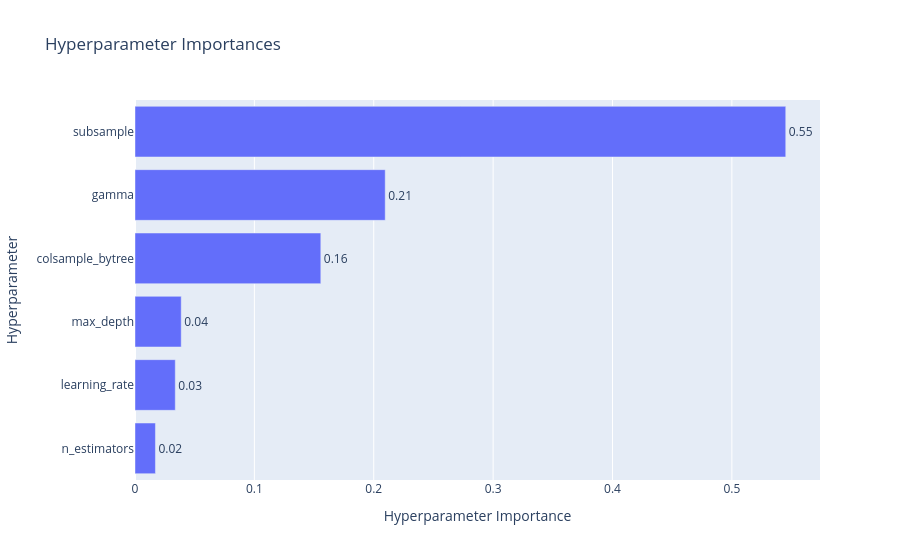
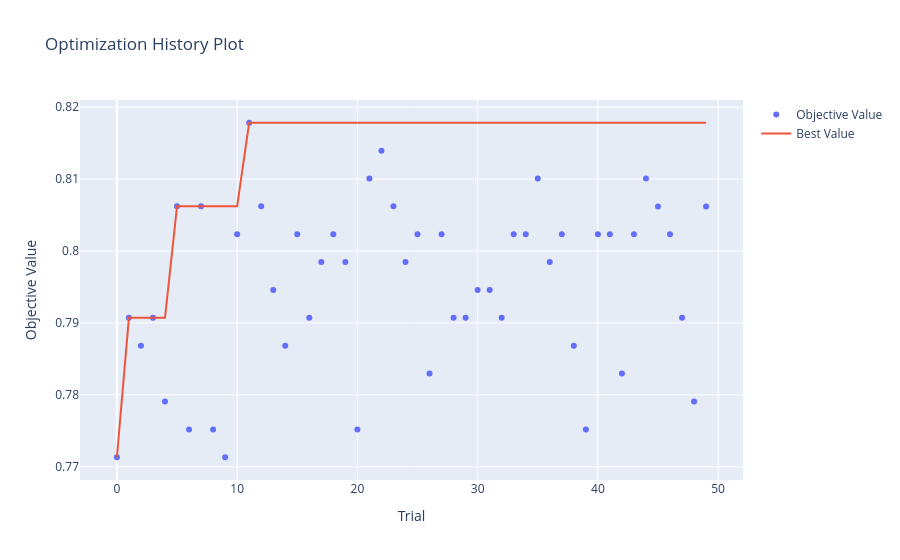

These figures' notebook cell, in order:
### Code cell
import optuna
fig = optuna.visualization.plot_param_importances(experimento_2.study)
fig.show()

fig = optuna.visualization.plot_optimization_history(experimento_2.study)
fig.show()

### Figure 1 — Plotly figure (JSON) as saved in the notebook; plotly's stock layout.template omitted (floating-point values rounded to 4 significant figures)
{"data": [{"cliponaxis": false, "hovertemplate": ["n_estimators (IntDistribution): 0.01712557325478553<extra></extra>", "learning_rate (FloatDistribution): 0.033743380736929326<extra></extra>", "max_depth (IntDistribution): 0.03871826175238177<extra></extra>", "colsample_bytree (FloatDistribution): 0.1556580898250461<extra></extra>", "gamma (FloatDistribution): 0.2096103502877826<extra></extra>", "subsample (FloatDistribution): 0.5451443441430746<extra></extra>"], "name": "Objective Value", "orientation": "h", "text": ["0.02", "0.03", "0.04", "0.16", "0.21", "0.55"], "textposition": "outside", "type": "bar", "x": [0.01713, 0.03374, 0.03872, 0.1557, 0.2096, 0.5451], "y": ["n_estimators", "learning_rate", "max_depth", "colsample_bytree", "gamma", "subsample"]}], "layout": {"title": {"text": "Hyperparameter Importances"}, "xaxis": {"title": {"text": "Hyperparameter Importance"}}, "yaxis": {"title": {"text": "Hyperparameter"}}}}

### Figure 2 — Plotly figure (JSON) as saved in the notebook; plotly's stock layout.template omitted (floating-point values rounded to 4 significant figures)
{"data": [{"mode": "markers", "name": "Objective Value", "type": "scatter", "x": [0, 1, 2, 3, 4, 5, 6, 7, 8, 9, 10, 11, 12, 13, 14, 15, 16, 17, 18, 19, 20, 21, 22, 23, 24, 25, 26, 27, 28, 29, 30, 31, 32, 33, 34, 35, 36, 37, 38, 39, 40, 41, 42, 43, 44, 45, 46, 47, 48, 49], "y": [0.7713, 0.7907, 0.7868, 0.7907, 0.7791, 0.8062, 0.7752, 0.8062, 0.7752, 0.7713, 0.8023, 0.8178, 0.8062, 0.7946, 0.7868, 0.8023, 0.7907, 0.7984, 0.8023, 0.7984, 0.7752, 0.8101, 0.814, 0.8062, 0.7984, 0.8023, 0.7829, 0.8023, 0.7907, 0.7907, 0.7946, 0.7946, 0.7907, 0.8023, 0.8023, 0.8101, 0.7984, 0.8023, 0.7868, 0.7752, 0.8023, 0.8023, 0.7829, 0.8023, 0.8101, 0.8062, 0.8023, 0.7907, 0.7791, 0.8062]}, {"mode": "lines", "name": "Best Value", "type": "scatter", "x": [0, 1, 2, 3, 4, 5, 6, 7, 8, 9, 10, 11, 12, 13, 14, 15, 16, 17, 18, 19, 20, 21, 22, 23, 24, 25, 26, 27, 28, 29, 30, 31, 32, 33, 34, 35, 36, 37, 38, 39, 40, 41, 42, 43, 44, 45, 46, 47, 48, 49], "y": [0.7713, 0.7907, 0.7907, 0.7907, 0.7907, 0.8062, 0.8062, 0.8062, 0.8062, 0.8062, 0.8062, 0.8178, 0.8178, 0.8178, 0.8178, 0.8178, 0.8178, 0.8178, 0.8178, 0.8178, 0.8178, 0.8178, 0.8178, 0.8178, 0.8178, 0.8178, 0.8178, 0.8178, 0.8178, 0.8178, 0.8178, 0.8178, 0.8178, 0.8178, 0.8178, 0.8178, 0.8178, 0.8178, 0.8178, 0.8178, 0.8178, 0.8178, 0.8178, 0.8178, 0.8178, 0.8178, 0.8178, 0.8178, 0.8178, 0.8178]}, {"marker": {"color": "#cccccc"}, "mode": "markers", "name": "Infeasible Trial", "showlegend": false, "type": "scatter", "x": [], "y": []}], "layout": {"title": {"text": "Optimization History Plot"}, "xaxis": {"title": {"text": "Trial"}}, "yaxis": {"title": {"text": "Objective Value"}}}}
